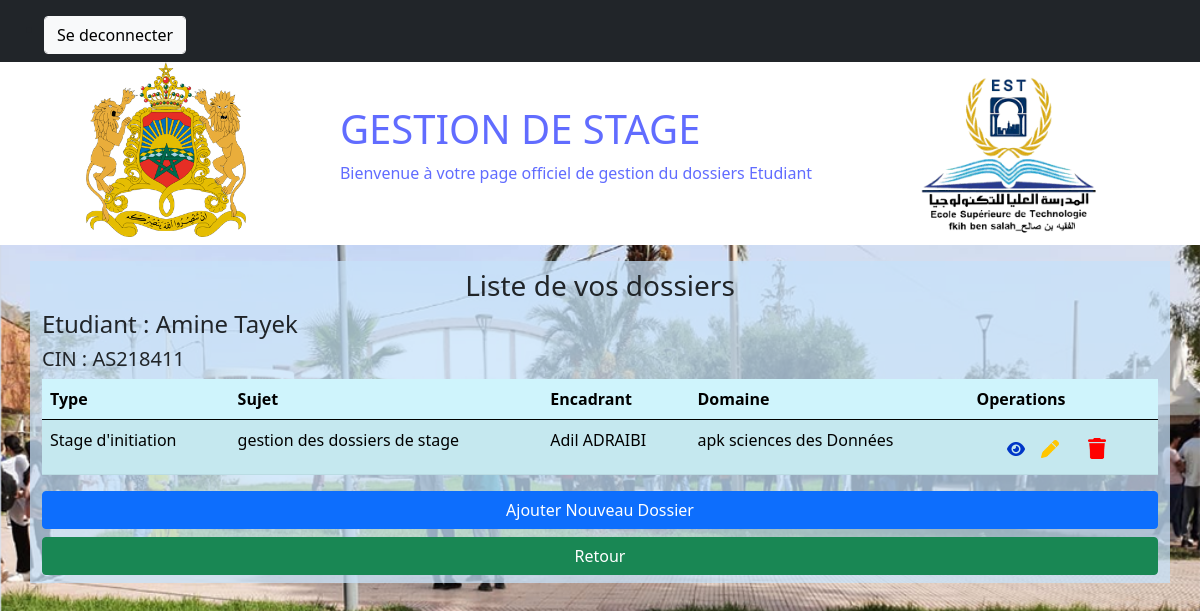
The page /home/2eme Annee/Informatique décisionnelle et statistique/2024/AS218411 (signed in) on the database its author committed.
### manager/models.py (models this page shows, shortened)
class User(AbstractUser):
    class Role(models.TextChoices):
        ADMIN="ADMIN", 'ADMIN'
        PROF="PROF", 'PROF'
        ETUDIANT="ETUDIANT", 'ETUDIANT'
    SEX = (
        ("Male", "Male"),
        ('Female', 'Female'),
    )
    base_role=Role.ADMIN
    base_role1=Role.ETUDIANT
    role = models.CharField(max_length = 20, choices= Role)
    Sex =  models.CharField(max_length = 10, choices=SEX)
    adresse=models.TextField(max_length=150,null=True)
    tel=models.CharField(max_length=40,null=True)
    Napog=models.IntegerField(default=0,null=True)
    CNE=models.CharField(max_length=50,null=True)
    dateN= models.DateField(auto_now=False, auto_now_add=False, null=True)
    lieuxN = models.CharField(max_length=50,null=True)
    SPC = models.CharField(max_length = 50,null=True)

class Dossiers(models.Model):
    TYPES = (
        ("1", "Stage d'initiation"),
        ('2', 'stage technique'),
        ('3', 'stage PFE'),
        ('4', 'Stage Professionel'),
    )
    NIVEAUX = (
        ("1ere Annee", "1ere Annee"),
        ("2eme Annee", "2eme Annee"),
        ('Licence Professionelle', 'Licence Professionelle'),
    )
    Type = models.CharField(max_length=50, choices=TYPES)
    Rapport = models.FileField(upload_to=pdf1_upload_to)
    Doss= models.FileField(upload_to=pdf2_upload_to)
    Sujet = models.CharField(max_length=100, null=False, blank=False)
    Encadrant = models.CharField(max_length=100, null=False, blank=False)
    Domaine = models.CharField(max_length=100, null=False, blank=False)
    Nom_filiere = models.CharField(max_length=100)
    Year = models.DateField(auto_now=False, auto_now_add=False)
    Niveau = models.CharField(max_length=50, choices = NIVEAUX)
    Student = models.ForeignKey(Student, on_delete=models.CASCADE)
    ValidationProf = models.BooleanField(default=False)
    ValidationAdmin = models.BooleanField(default=False)
    RemarqueProf = models.CharField(max_length=255, blank=True, null=True)
    RemarqueAdmin = models.CharField(max_length=255, blank=True, null=True)
    class Meta:
        ordering=['Type']

### manager/views.py (the view)
# urls.py: path('home/<str:niveau>/<str:nom_filier>/<int:year>/<str:cin>', views.home, name='home'),
def home(request, niveau, nom_filier,year, cin):
   if request.user.is_authenticated and request.user.role == 'ETUDIANT':
        dossiers = Dossiers.objects.filter(Student =request.user, Niveau=niveau, Nom_filiere=nom_filier, Year=f'{year}-01-01').order_by('Type')
        context = {'dossiers':dossiers, 'user_name':request.user.username,  'first_name':request.user.first_name, 'last_name':request.user.last_name, 'niveau':niveau, 'nom_filier':nom_filier, 'year':year, 'cin':cin}
        return render(request, 'manager/home.html',context = context)
   else:
        return redirect('index')

### templates/manager/home.html (shortened to what this page needs)
{% extends 'manager/base.html' %} {% block content %}
{% load static %}
<div class="form container">
  <h3>Liste de vos dossiers</h3>
  <h4>Etudiant : {{ first_name }} {{ last_name }} </h4>
  <h5>CIN : {{ user_name }} </h5>
  {% if dossiers %}
  <table class="table table-info table-striped">
    <thead>
      <tr>
        <th scope="col">Type</th>
        <th scope="col">Sujet</th>
        <th scope="col">Encadrant</th>
        <th scope="col">Domaine</th>
        <th scope="col">Operations</th>
      </tr>
    </thead>
    <tbody>
      {% for dossier in dossiers %}
      <tr>
        <td>{{ dossier.get_Type_display }}</td>
        <td>{{ dossier.Sujet }}</td>
        <td>{{ dossier.Encadrant }}</td>
        <td>{{ dossier.Domaine }}</td>
        <td>
          <div class="d-flex justify-content-center align-items-center">
          <a class="mx-2"  href="{% url 'afficherdossier' dossier.pk %}">
            <img src="{% static 'icons/eye-solid.png' %}" alt="Show" width="18">
          </a>
          <a class="mx-2"  href="{% url 'updatedossier' dossier.pk %}">
            <img src="{% static 'icons/pen-solid.png' %}" alt="Show" width="18">
          </a>
          <form action="{% url 'deletedossier' dossier.pk %}" method="post">
          <button class="mx-2 btn btn-outline" type="submit" onclick="confirmDeletion(event)">
            <img  src="{% static 'icons/trash-solid.png' %}" alt="Delete" width="18">
          </button>
          </form>
        </div>
        </td>
      </tr>
      {% endfor %}
    </tbody>
  </table>
  {% else %}
  <h3>Aucun Dossier</h3>
  {% endif %}
  <div class="d-grid gap-2">
    <a class="btn btn-primary" href="{% url 'newdossier' niveau nom_filier year user_name %}">Ajouter Nouveau Dossier</a>
  </div>
  <div class="d-grid gap-2">
    <a class="btn btn-success mt-2" href="{% url 'FiliereEtud' %}">Retour</a>
  </div>
</div>
{% endblock content %}

### manager/static/css/style.css (style rules this page uses)
body { background-image: url("../2.png"); background-size: cover; background-repeat: no-repeat; box-sizing: border-box; }
.form { background-color: rgba(199, 226, 250, 0.747); padding: 8px 5vw; margin-top: 16px; }
h3 { text-align: center; }

### rows shown on the page
User: first_name "Amine", last_name "Tayek", username "AS218411"
Dossiers: Type "Stage d'initiation", Sujet "gestion des dossiers de stage", Encadrant "Adil ADRAIBI", Domaine "apk sciences des Données"
